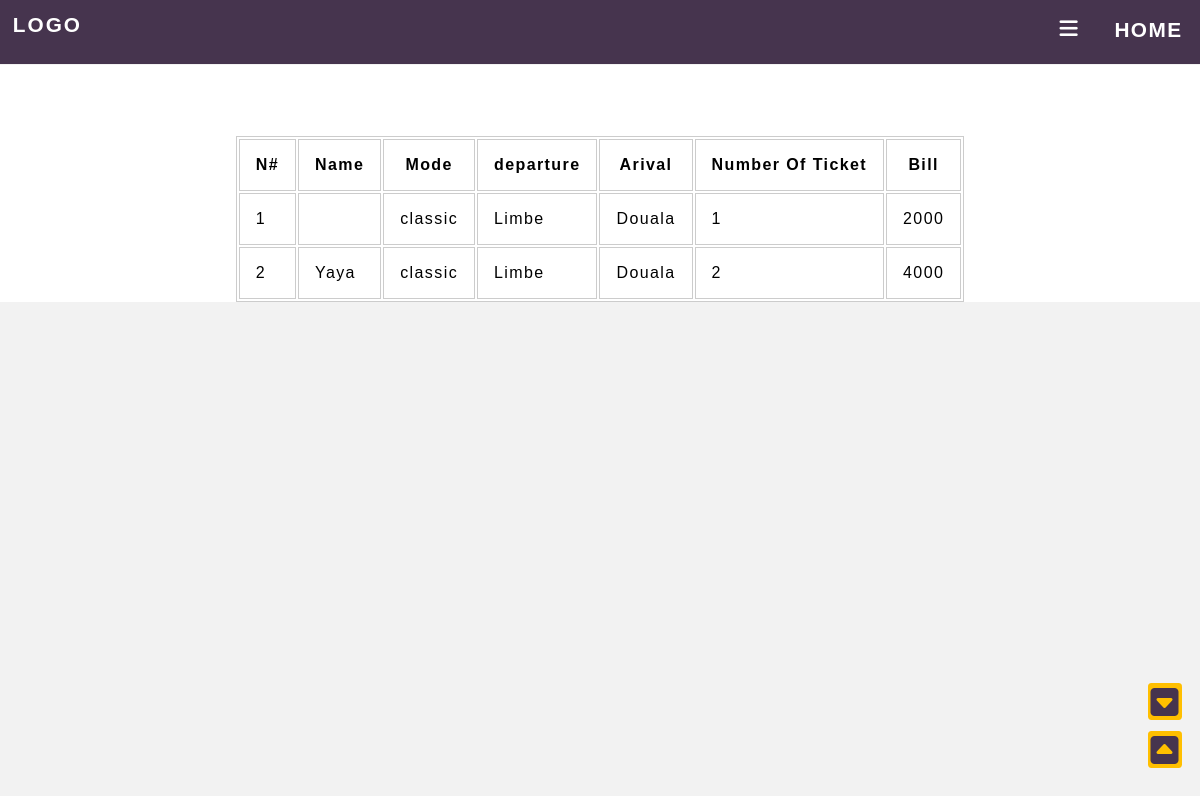
The app's page /php/history.php (signed in) with its own data.
### tables this page shows
CREATE TABLE IF NOT EXISTS `transactions` (
  `transactionID` int(11) NOT NULL AUTO_INCREMENT,
  `personID` int(11) NOT NULL,
  `ticketOwnerName` varchar(50) NOT NULL,
  `mode` varchar(10) DEFAULT 'classic',
  `departure` varchar(20) NOT NULL,
  `arrival` varchar(20) NOT NULL,
  `travelDate` date NOT NULL,
  `travelTime` varchar(10) NOT NULL,
  `numberOfPlaces` int(75) DEFAULT '1',
  `ticket_billing` int(11) NOT NULL,
  `paymentNumber` int(9) DEFAULT NULL,
  PRIMARY KEY (`transactionID`,`personID`),
  KEY `personID` (`personID`)
);

### php/history.php (the view, shortened to what this page needs)
<!DOCTYPE html>
<html lang="en">
<head>
    <link rel="stylesheet" href="../css/index.css">
    <link rel="stylesheet" href="fontawesome-free-5.13.0-web/css/all.min.css">
</head>
<body>
    <div class="navbar" style = "background-color:  #46344E; color: white;">
            <a href="#down"><i class="fas fa-caret-square-down down"></i></a>
            <a href="#up"><i class="fas fa-caret-square-up up"></i></a>
            <div class="logo">
                logo
            </div>
            <ul class="nav_items">
                <i onclick="toggleMenu()" id="icon" class="fa fa-bars menu" aria-hidden="true"></i>
                <a href="../index.php" class = "menu">Home</a>
            </ul>
        </div>
<div class = "table_body">
    <?php
        $count = 1;
        require './connection.php';
        $query = mysqli_query($conn, "SELECT * FROM `transactions` WHERE `personID` = '$_SESSION[userID]'" );
        echo "<table >
        <th>N#</th>
        <th>Name</th>
        <th>Mode</th>
        <th>departure</th>
        <th>Arival</th>
        <th>Number Of Ticket</th>
        <th>Bill</th>
        ";
        while($result = mysqli_fetch_array($query)){
            echo "<tr><td>$count</td><td>$result[ticketOwnerName]</td><td>$result[mode]</td><td>$result[departure]</td><td>$result[arrival]</td><td>$result[numberOfPlaces]</td><td>$result[ticket_billing]</td></tr>";
            $count++;
        }
        echo "</table>";
    ?>
</div>
</body>
</html>

### css/index.css (style rules this page uses)
:root { --main-color: #fccd04; --nav_height: 50px; --body-color: #f2f2f2 ; }
* { padding: 0; margin: 0; box-sizing: border-box; scroll-behavior: smooth; letter-spacing: 1.4px; }
a { text-decoration: none; color: inherit; }
.menu { font-size: 2rem; padding: 1.1rem; transition: right 1.3s ease-in-out; }
body { background-color: var(--body-color); font-family: 'Gill Sans', 'Gill Sans MT', Calibri, 'Trebuchet MS', sans-serif; }
.navbar { transition: 1s; width: 100%; height: 65px; background-color: transparent; display: flex; color: white; font-size: 1.3rem; font-weight: bolder; position: fixed; z-index: 5; border-bottom: solid 0.01px #f2f2f2; }
ul { list-style: none; }
.logo { padding: 0.8rem; letter-spacing: 2px; text-transform: uppercase; }
.nav_items { display: flex; margin-left: auto; letter-spacing: 2px; text-transform: uppercase; }
.down,.up { padding: 0.2%; border-radius: 10%; position: fixed; right: 1.1rem; font-size: 2rem; color: #46344E; background-color: #ffbf00; }
.up { bottom: 2rem; }
.down { bottom: 5rem; }

### php/history.php (style rules this page uses)
body { backgroung: white; }
table { border: solid 1px #ccc; margin: 17vh auto 0; }
th { padding: 1rem; border: 1px solid #ccc; }
tr,td { padding: 1rem; border: 1px solid #ccc; }
.table_body { overflow-x: hidden; background-color: white; display: flex; min-height: -webkit-fill-available; }
.menu { font-size: inherit; }

### records on screen
transactions: mode "classic", departure "Limbe", arrival "Douala", numberOfPlaces "1", ticket_billing "2000"
transactions: ticketOwnerName "Yaya", mode "classic", departure "Limbe", arrival "Douala", numberOfPlaces "2", ticket_billing "4000"
